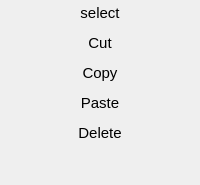
        <widget class="QWidget" name="selectionPage">
         <property name="accessibleName">
          <string>shortcut</string>
         </property>
         <layout class="QVBoxLayout" name="verticalLayout_5">
          <property name="spacing">
           <number>5</number>
          </property>
          <property name="leftMargin">
           <number>0</number>
          </property>
          <property name="topMargin">
           <number>0</number>
          </property>
          <property name="rightMargin">
           <number>0</number>
          </property>
          <property name="bottomMargin">
           <number>0</number>
          </property>
          <item>
           <widget class="QToolButton" name="select">
            <property name="sizePolicy">
             <sizepolicy hsizetype="Expanding" vsizetype="Fixed">
              <horstretch>0</horstretch>
              <verstretch>0</verstretch>
             </sizepolicy>
            </property>
            <property name="maximumSize">
             <size>
              <width>16777215</width>
              <height>220</height>
             </size>
            </property>
            <property name="font">
             <font>
              <pointsize>11</pointsize>
             </font>
            </property>
            <property name="styleSheet">
             <string notr="true"/>
            </property>
            <property name="text">
             <string>select</string>
            </property>
            <property name="iconSize">
             <size>
              <width>22</width>
              <height>22</height>
             </size>
            </property>
            <property name="checkable">
             <bool>true</bool>
            </property>
            <property name="toolButtonStyle">
             <enum>Qt::ToolButtonTextBesideIcon</enum>
            </property>
            <property name="autoRaise">
             <bool>true</bool>
            </property>
           </widget>
          </item>
          <item>
           <widget class="QToolButton" name="cut">
            <property name="sizePolicy">
             <sizepolicy hsizetype="Preferred" vsizetype="Fixed">
              <horstretch>0</horstretch>
              <verstretch>0</verstretch>
             </sizepolicy>
            </property>
            <property name="minimumSize">
             <size>
              <width>0</width>
              <height>22</height>
             </size>
            </property>
            <property name="font">
             <font>
              <pointsize>11</pointsize>
             </font>
            </property>
            <property name="text">
             <string>Cut</string>
            </property>
            <property name="icon">
             <iconset resource="icons.qrc">
              <normaloff>:/icons/cut.svg</normaloff>:/icons/cut.svg</iconset>
            </property>
            <property name="iconSize">
             <size>
              <width>20</width>
              <height>20</height>
             </size>
            </property>
            <property name="toolButtonStyle">
             <enum>Qt::ToolButtonTextBesideIcon</enum>
            </property>
            <property name="autoRaise">
             <bool>true</bool>
            </property>
           </widget>
          </item>
          <item>
           <widget class="QToolButton" name="copy">
            <property name="sizePolicy">
             <sizepolicy hsizetype="Expanding" vsizetype="Fixed">
              <horstretch>0</horstretch>
              <verstretch>0</verstretch>
             </sizepolicy>
            </property>
            <property name="minimumSize">
             <size>
              <width>0</width>
              <height>22</height>
             </size>
            </property>
            <property name="font">
             <font>
              <pointsize>11</pointsize>
             </font>
            </property>
            <property name="styleSheet">
             <string notr="true"/>
            </property>
            <property name="text">
             <string>Copy</string>
            </property>
            <property name="icon">
             <iconset resource="icons.qrc">
              <normaloff>:/icons/copy.svg</normaloff>:/icons/copy.svg</iconset>
            </property>
            <property name="iconSize">
             <size>
              <width>20</width>
              <height>20</height>
             </size>
            </property>
            <property name="toolButtonStyle">
             <enum>Qt::ToolButtonTextBesideIcon</enum>
            </property>
            <property name="autoRaise">
             <bool>true</bool>
            </property>
           </widget>
          </item>
          <item>
           <widget class="QToolButton" name="past">
            <property name="sizePolicy">
             <sizepolicy hsizetype="Expanding" vsizetype="Fixed">
              <horstretch>0</horstretch>
              <verstretch>0</verstretch>
             </sizepolicy>
            </property>
            <property name="minimumSize">
             <size>
              <width>0</width>
              <height>22</height>
             </size>
            </property>
            <property name="font">
             <font>
              <pointsize>11</pointsize>
             </font>
            </property>
            <property name="text">
             <string>Paste</string>
            </property>
            <property name="icon">
             <iconset resource="icons.qrc">
              <normaloff>:/icons/paste.svg</normaloff>:/icons/paste.svg</iconset>
            </property>
            <property name="iconSize">
             <size>
              <width>20</width>
              <height>20</height>
             </size>
            </property>
            <property name="toolButtonStyle">
             <enum>Qt::ToolButtonTextBesideIcon</enum>
            </property>
            <property name="autoRaise">
             <bool>true</bool>
            </property>
           </widget>
          </item>
          <item>
           <widget class="QToolButton" name="delet">
            <property name="sizePolicy">
             <sizepolicy hsizetype="Expanding" vsizetype="Fixed">
              <horstretch>0</horstretch>
              <verstretch>0</verstretch>
             </sizepolicy>
            </property>
            <property name="font">
             <font>
              <pointsize>11</pointsize>
             </font>
            </property>
            <property name="text">
             <string>Delete</string>
            </property>
            <property name="icon">
             <iconset resource="icons.qrc">
              <normaloff>:/icons/delete.svg</normaloff>:/icons/delete.svg</iconset>
            </property>
            <property name="iconSize">
             <size>
              <width>20</width>
              <height>20</height>
             </size>
            </property>
            <property name="toolButtonStyle">
             <enum>Qt::ToolButtonTextBesideIcon</enum>
            </property>
            <property name="autoRaise">
             <bool>true</bool>
            </property>
           </widget>
          </item>
          <item>
           <spacer name="verticalSpacer_2">
            <property name="orientation">
             <enum>Qt::Vertical</enum>
            </property>
            <property name="sizeHint" stdset="0">
             <size>
              <width>20</width>
              <height>40</height>
             </size>
            </property>
           </spacer>
          </item>
         </layout>
        </widget>
